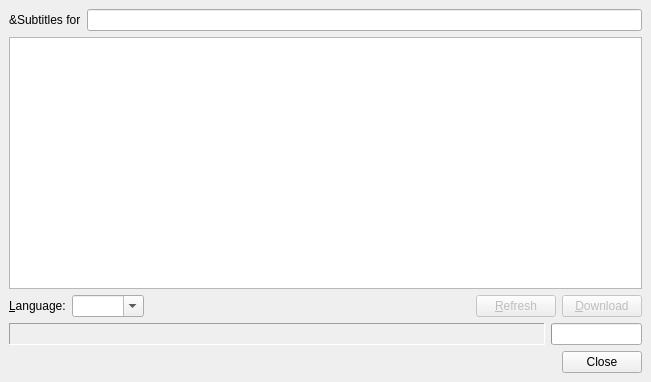
<ui version="4.0" >
 <class>FindSubtitlesDialog</class>
 <widget class="QDialog" name="FindSubtitlesDialog" >
  <property name="geometry" >
   <rect>
    <x>0</x>
    <y>0</y>
    <width>651</width>
    <height>382</height>
   </rect>
  </property>
  <property name="windowTitle" >
   <string>Find Subtitles</string>
  </property>
  <layout class="QVBoxLayout" >
   <property name="margin" >
    <number>9</number>
   </property>
   <property name="spacing" >
    <number>6</number>
   </property>
   <item>
    <layout class="QHBoxLayout" >
     <property name="margin" >
      <number>0</number>
     </property>
     <property name="spacing" >
      <number>6</number>
     </property>
     <item>
      <widget class="QLabel" name="subtitles_for_label" >
       <property name="text" >
        <string>&amp;Subtitles for</string>
       </property>
      </widget>
     </item>
     <item>
      <widget class="FileChooser" name="file_chooser" />
     </item>
    </layout>
   </item>
   <item>
    <widget class="QTreeView" name="view" />
   </item>
   <item>
    <layout class="QHBoxLayout" >
     <property name="margin" >
      <number>0</number>
     </property>
     <property name="spacing" >
      <number>6</number>
     </property>
     <item>
      <widget class="QLabel" name="filter_language_label" >
       <property name="text" >
        <string>&amp;Language:</string>
       </property>
       <property name="buddy" >
        <cstring>language_filter</cstring>
       </property>
      </widget>
     </item>
     <item>
      <widget class="QComboBox" name="language_filter" >
       <property name="editable" >
        <bool>true</bool>
       </property>
      </widget>
     </item>
     <item>
      <spacer>
       <property name="orientation" >
        <enum>Qt::Horizontal</enum>
       </property>
       <property name="sizeHint" >
        <size>
         <width>40</width>
         <height>20</height>
        </size>
       </property>
      </spacer>
     </item>
     <item>
      <widget class="QPushButton" name="refresh_button" >
       <property name="enabled" >
        <bool>false</bool>
       </property>
       <property name="text" >
        <string>&amp;Refresh</string>
       </property>
      </widget>
     </item>
     <item>
      <widget class="QPushButton" name="download_button" >
       <property name="enabled" >
        <bool>false</bool>
       </property>
       <property name="text" >
        <string>&amp;Download</string>
       </property>
      </widget>
     </item>
    </layout>
   </item>
   <item>
    <layout class="QHBoxLayout" >
     <property name="margin" >
      <number>0</number>
     </property>
     <property name="spacing" >
      <number>6</number>
     </property>
     <item>
      <widget class="QLabel" name="status" >
       <property name="sizePolicy" >
        <sizepolicy>
         <hsizetype>7</hsizetype>
         <vsizetype>5</vsizetype>
         <horstretch>0</horstretch>
         <verstretch>0</verstretch>
        </sizepolicy>
       </property>
       <property name="frameShape" >
        <enum>QFrame::Panel</enum>
       </property>
       <property name="frameShadow" >
        <enum>QFrame::Sunken</enum>
       </property>
       <property name="text" >
        <string/>
       </property>
      </widget>
     </item>
     <item>
      <widget class="QProgressBar" name="progress" >
       <property name="sizePolicy" >
        <sizepolicy>
         <hsizetype>5</hsizetype>
         <vsizetype>0</vsizetype>
         <horstretch>0</horstretch>
         <verstretch>0</verstretch>
        </sizepolicy>
       </property>
       <property name="value" >
        <number>0</number>
       </property>
       <property name="textVisible" >
        <bool>false</bool>
       </property>
       <property name="orientation" >
        <enum>Qt::Horizontal</enum>
       </property>
      </widget>
     </item>
    </layout>
   </item>
   <item>
    <widget class="QDialogButtonBox" name="buttonBox" >
     <property name="orientation" >
      <enum>Qt::Horizontal</enum>
     </property>
     <property name="standardButtons" >
      <set>QDialogButtonBox::Close</set>
     </property>
    </widget>
   </item>
  </layout>
 </widget>
 <customwidgets>
  <customwidget>
   <class>FileChooser</class>
   <extends>QLineEdit</extends>
   <header>filechooser.h</header>
  </customwidget>
 </customwidgets>
 <resources/>
 <connections>
  <connection>
   <sender>buttonBox</sender>
   <signal>accepted()</signal>
   <receiver>FindSubtitlesDialog</receiver>
   <slot>accept()</slot>
   <hints>
    <hint type="sourcelabel" >
     <x>248</x>
     <y>254</y>
    </hint>
    <hint type="destinationlabel" >
     <x>157</x>
     <y>274</y>
    </hint>
   </hints>
  </connection>
  <connection>
   <sender>buttonBox</sender>
   <signal>rejected()</signal>
   <receiver>FindSubtitlesDialog</receiver>
   <slot>reject()</slot>
   <hints>
    <hint type="sourcelabel" >
     <x>316</x>
     <y>260</y>
    </hint>
    <hint type="destinationlabel" >
     <x>286</x>
     <y>274</y>
    </hint>
   </hints>
  </connection>
 </connections>
</ui>
